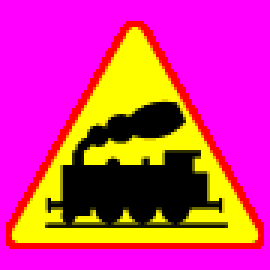
#> input picture ai/sign-classificators/nn/datasets/warning/preproc/A-10_0.png, 90 x 90 px (shown 3 times larger)
$ python -i dataset_prepare.py   (imports and definitions only)
#> lines starting #> are read from the running program, lines starting #| are printed output that depends on the picture; after the words box and inside, x2 and y2 are one past the last pixel; in counts of white or black regions, pixels touching at a corner belong together
### ai/sign-classificators/img_scripts/crop_image.py
import cv2
import sys
import os
import numpy as np
from scipy.stats import circmean, circstd
from matplotlib import pyplot as plt
from numpy import uint8


BLACK_THRESHOLD_VALUE = 76
WHITE_THRESHOLD_VALUE_MIN = 140
WHITE_THRESHOLD_SATURATION_MAX = 30

COLORFUL_PIXELS_REQUIRED = 1000

HUE_MARGIN = 10
SATURATION_MARGIN_MIN = 50
VALUE_MARGIN_MIN = 50

HUE_MAX_THRESHOLD = 179

HUE_STD_MAX = 10
SATURATION_STD_MAX = 45
VALUE_STD_MAX = 45


# [10 lines left out: functions readImageAsRGB, readImageAsHSV, not called in this run]


def getParametersFromImage(HSV_image):
    y_size = np.shape(HSV_image)[0]
    x_size = np.shape(HSV_image)[1]
    return (x_size, y_size)


def getMeanHSV(HSV_list):
    hue_list = []
    saturation_sum = 0
    value_sum = 0
    for hsv in HSV_list:
        hue_list.append(hsv[0])
        saturation_sum += hsv[1]
        value_sum += hsv[2]
    hue_mean = circmean(hue_list, high=HUE_MAX_THRESHOLD+1)
    saturation_mean = saturation_sum / len(HSV_list)
    value_mean = value_sum / len(HSV_list)
    return (hue_mean, saturation_mean, value_mean)


def getStdHSV(HSV_list):
    hue_list = []
    saturation_list = []
    value_list = []
    for hsv in HSV_list:
        hue_list.append(hsv[0])
        saturation_list.append(hsv[1])
        value_list.append(hsv[2])
    hue_std = circstd(hue_list, high=HUE_MAX_THRESHOLD+1)
    saturation_std = np.std(saturation_list)
    value_std = np.std(value_list)
    return (hue_std, saturation_std, value_std)


def findMainColor(HSV_image):
    image_size = getParametersFromImage(HSV_image)
    x_middle_px = image_size[0] // 2
    y_middle_px = image_size[1] // 2
    counter = 0
    distance = 0
    hsv_list = []
    # collect colorful(non-black and non-white) pixels starting from center
    # procedure iterates through wider and wider squares until a certain amount is collected
    while (counter < COLORFUL_PIXELS_REQUIRED):
        for i in range(y_middle_px - distance, y_middle_px + distance + 1):
            for j in range(y_middle_px - distance, y_middle_px + distance + 1):
                if isEdge(i, j, y_middle_px, distance) and isColorful(HSV_image[i][j]):
                    counter += 1
                    hsv_list.append(HSV_image[i][j])
        distance += 1

    # [11 lines of commented-out code are left out]

    return getMeanHSV(hsv_list)


def isEdge(x, y, middle, distance):
    # return
    #     (x == middle[0] - distance and y <= middle[1] + distance and y > middle[1] - distance) or
    #     (x == middle[0] + distance and y < middle[1] + distance and y >= middle[1] - distance) or
    #     (y == middle[1] - distance and x < middle[0] + distance and x >= middle[0] - distance) or
    #     (y == middle[1] + distance and x <= middle[0] + distance and x > middle[0] - distance)
    return x == middle - distance or y == middle - distance or x == middle + distance or y == middle + distance


def isColorful(HSV_value):
    return not isBlack(HSV_value) and not isWhite(HSV_value)


def isBlack(HSV_value):
    return HSV_value[2] < BLACK_THRESHOLD_VALUE


def isWhite(HSV_value):
    return HSV_value[2] > WHITE_THRESHOLD_VALUE_MIN and HSV_value[1] < WHITE_THRESHOLD_SATURATION_MAX


def getHSVimageValuesFromMask(HSV_image, BIN_mask):
    HSV_list = []
    print(np.shape(HSV_image))
    for i in range(np.shape(HSV_image)[0]):
        for j in range(np.shape(HSV_image)[1]):
            if BIN_mask[i][j]:
                HSV_list.append(HSV_image[i][j])
    return HSV_list


def applyMask(img, mask):
    return cv2.bitwise_and(img, img, mask=mask)


def getInsideMask(HSV_image, HSV_mean):
    """
    Funkcja zwracająca maskę obejmującą środek znaku bez obramówki
    """
    lower_hue = HSV_mean[0] - HUE_MARGIN
    if lower_hue < 0:
        lower_hue += HUE_MAX_THRESHOLD
    if lower_hue > HUE_MAX_THRESHOLD:
        lower_hue -= HUE_MAX_THRESHOLD

    upper_hue = HSV_mean[0] + HUE_MARGIN
    if upper_hue < 0:
        upper_hue += HUE_MAX_THRESHOLD
    if upper_hue > HUE_MAX_THRESHOLD:
        upper_hue -= HUE_MAX_THRESHOLD

    lowerBound = (
        lower_hue, HSV_mean[1] - SATURATION_MARGIN_MIN, HSV_mean[2] - VALUE_MARGIN_MIN)
    upperBound = (upper_hue, 255, 255)

    if lowerBound[0] > upperBound[0]:
        mask1 = cv2.inRange(HSV_image, lowerb=(
            0, lowerBound[1], lowerBound[2]), upperb=upperBound)
        mask2 = cv2.inRange(HSV_image, lowerb=lowerBound, upperb=(
            HUE_MAX_THRESHOLD, upperBound[1], upperBound[2]))
        mask = mask1 | mask2
    else:
        mask = cv2.inRange(HSV_image, lowerb=lowerBound, upperb=upperBound)

    temp = cv2.findContours(mask, cv2.RETR_EXTERNAL, cv2.CHAIN_APPROX_NONE)
    contours = temp[-2]
    cv2.drawContours(mask, contours, contourIdx=-1,
                     color=(255, 255, 255), thickness=-1)

    return mask


def getBorderMask(inside_mask, contour_width):
    """
    Funkcja zwracająca maskę zawierającą obramówkę znaku
    """
    mask_contour = np.zeros(
        (np.shape(inside_mask)[0], np.shape(inside_mask)[1]))
    contours, hierarchy = cv2.findContours(
        inside_mask, cv2.RETR_EXTERNAL, cv2.CHAIN_APPROX_SIMPLE)
    cv2.drawContours(mask_contour, contours, -1,
                     (255, 255, 255), contour_width*2)
    mask_contour = np.array(mask_contour, dtype=uint8)
    return mask_contour - cv2.bitwise_and(mask_contour, inside_mask)


def getFinalMask(HSV_image, inside_mask):
    """
    Funkcja zwracająca maskę zawierającą wnętrze znaku wraz z obramówką
    """
    contour_px_iterator = 1
    hue_std = 0
    saturation_std = 0
    value_std = 0
    mask = inside_mask
    while (hue_std < HUE_STD_MAX and saturation_std < SATURATION_STD_MAX and value_std < VALUE_STD_MAX):
        mask_border = getBorderMask(mask, contour_px_iterator)
        mask_border_hsv_list = getHSVimageValuesFromMask(
            HSV_image, mask_border)
        hue_std = getStdHSV(mask_border_hsv_list)[0]
        saturation_std = getStdHSV(mask_border_hsv_list)[1]
        value_std = getStdHSV(mask_border_hsv_list)[2]
        if (hue_std < HUE_STD_MAX and saturation_std < SATURATION_STD_MAX and value_std < VALUE_STD_MAX):
            mask += mask_border
    return mask


# [37 lines left out: functions getFinalMaskFromImage, getSignWithoutBordersFromImage, getSignFromImage, getFinalMaskFromBGRImage, not called in this run]


# [29 lines that do not run on import are left out]


# plt.imshow(getSignFromImage("./znaki/A-2.png"))
# plt.savefig("test.jpg")

### ai/sign-classificators/img_scripts/dataset_prepare.py
import cv2
from crop_image import findMainColor
from crop_image import getInsideMask
from crop_image import getFinalMask
import numpy as np

import sys
import os

import re

from nnpaths import SignsNeuralNetworkPathBuilers

def createSameSizeBackground(imageTensor, color):
    backgroundImage = createSingleColoredImage(imageTensor.shape[1], imageTensor.shape[0], color)
    return backgroundImage

def createSingleColoredImage(width, height, color):
    colorMapKernel = np.array([[color]], np.uint8)
    colorImage = colorMapKernel.repeat(height, 0).repeat(width, 1)
    return colorImage

def combineImages(backgroundImage, foregroundImage, foregroundMask):
    maskedForeground = cv2.bitwise_and(foregroundImage, foregroundImage, mask=foregroundMask)

    backgroundMask = cv2.bitwise_not(foregroundMask)

    maskedBackground = cv2.bitwise_and(backgroundImage, backgroundImage, mask=backgroundMask)

    combinedImages = np.add(maskedBackground, maskedForeground)
    return combinedImages

def applyColorBackground(image, mask, color):
    colorBackground = createSameSizeBackground(image, color)
    imageWithBackground = combineImages(colorBackground, image, mask)
    return imageWithBackground
def applyMagentaBackground(image, mask):
    magentaColor = [255, 0, 255]
    imageWithMagentaBackground = applyColorBackground(image, mask, magentaColor)
    return imageWithMagentaBackground

def thresholdWithMagentaBackground(BGR_image):
    HSV_image = cv2.cvtColor(BGR_image, cv2.COLOR_BGR2HSV)
    HSV_mean = findMainColor(HSV_image)
    inside_mask = getInsideMask(HSV_image, HSV_mean)
    mask = getFinalMask(HSV_image, inside_mask)
    signWithMagendaBakcground = applyMagentaBackground(BGR_image, mask)
    return signWithMagendaBakcground

# [11 lines left out: function preprocessSignImage, not called in this run]
class RawDatasetDirDoesNotExistError(Exception):
    pass

# [27 lines left out: function preprocessSigns, not called in this run]

class PreprocessSignsResult:
    def __init__(self, outputDirPath, preprocessedSignFilenames):
        self.outputDirPath = outputDirPath
        self.preprocessedSignFilenames = preprocessedSignFilenames
# [7 lines left out: function preprocessSignsForNN, not called in this run]

# [16 lines not run here, left out]

>>> import cv2
>>> picture = cv2.imread('../nn/datasets/warning/preproc/A-10_0.png')
#> picture is the input picture: shape (90, 90, 3); mean B, G, R 134.4, 58.3, 212.5
>>> result = thresholdWithMagentaBackground(picture)
#> in thresholdWithMagentaBackground, `HSV_image = cv2.cvtColor(BGR_image, cv2.COLOR_BGR2HSV)`: HSV_image: shape (90, 90, 3); mean H, S, V 86.7, 219.4, 212.5
#> in findMainColor, `image_size = getParametersFromImage(HSV_image)`: image_size = (90, 90)
#> in findMainColor, `x_middle_px = image_size[0] // 2`: x_middle_px = 45
#> after the loop in findMainColor, `while (counter < COLORFUL_PIXELS_REQUIRED):`: counter = 1087; distance = 23; hsv_list = 1087 items, first 6: [30, 255, 109], [30, 255, 158], [30, 255, 255], [30, 255, 255], [30, 255, 255], [30, 255, 158]
#> the loop in getMeanHSV, `for hsv in HSV_list:` made 1087 passes
#> (hsv, saturation_sum, value_sum) on passes 1 to 3: ([30, 255, 109], 255, 109), ([30, 255, 158], 510, 267), ([30, 255, 255], 765, 522)
#> after the loop in getMeanHSV, `for hsv in HSV_list:`: hue_list = 1087 values, max 150 at index 539, min 0 at index 402, mean 44.59; saturation_sum = 277055; value_sum = 269215
#> in getMeanHSV, `hue_mean = circmean(hue_list, high=HUE_MAX_THRESHOLD+1)`: hue_mean = 20.98
#> in getMeanHSV, `saturation_mean = saturation_sum / len(HSV_list)`: saturation_mean = 254.9
#> in getMeanHSV, `value_mean = value_sum / len(HSV_list)`: value_mean = 247.7
#> in thresholdWithMagentaBackground, `HSV_mean = findMainColor(HSV_image)`: HSV_mean = (20.98, 254.9, 247.7)
#> in getInsideMask, `lower_hue = HSV_mean[0] - HUE_MARGIN`: lower_hue = 10.98
#> in getInsideMask, `upper_hue = HSV_mean[0] + HUE_MARGIN`: upper_hue = 30.98
#> in getInsideMask, `lowerBound = ( lower_hue, HSV_mean[1] - SATURATION_MARGIN_MIN, HSV_mea..`: lowerBound = (10.98, 204.9, 197.7)
#> in getInsideMask, `upperBound = (upper_hue, 255, 255)`: upperBound = (30.98, 255, 255)
#> in getInsideMask, `mask = cv2.inRange(HSV_image, lowerb=lowerBound, upperb=upperBound)`:
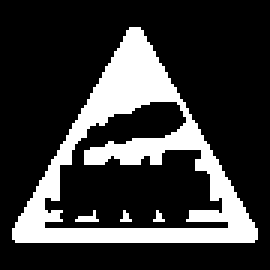
#> mask: shape (90, 90) (shown 3 times larger); 22.2% white; 4 white regions (3 under 20 px)
#> in getInsideMask, `temp = cv2.findContours(mask, cv2.RETR_EXTERNAL, cv2.CHAIN_APPROX_NONE)`: temp = 1 contour; box (x1, y1, x2, y2) and area: (4, 9, 86, 81) 3128
#> in getInsideMask, `contours = temp[-2]`: contours has the same summary as temp
#> in getInsideMask, `cv2.drawContours(mask, contours, contourIdx=-1, color=(255, 255, 255),..`:
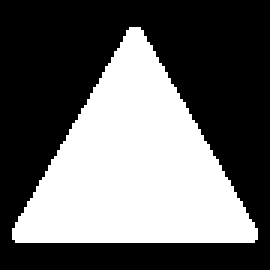
#> mask: shape (90, 90) (shown 3 times larger); 40% white; 1 white region, box (x1, y1, x2, y2) and area: (4, 9, 86, 81) 3241
#> the loop in getFinalMask, `while (hue_std < HUE_STD_MAX and saturation_std < SATURATION_STD_MAX a..` made 32 passes
#> value_std on passes 1 to 12: 0, 0, 0, 0, 0, 0, 0, 0, 0, 0, 0, 0
#> (mask_border_hsv_list, value_std) on pass 31: ([[150, 255, 255], [150, 255, 255]], 0)
#> pass 1, in getBorderMask, `mask_contour = np.array(mask_contour, dtype=uint8)`:
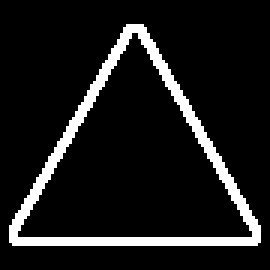
#> mask_contour: shape (90, 90) (shown 3 times larger); 10.3% white; 1 white region, box (x1, y1, x2, y2) and area: (3, 8, 87, 82) 832
#> pass 1, in getFinalMask, `mask_border = getBorderMask(mask, contour_px_iterator)`:
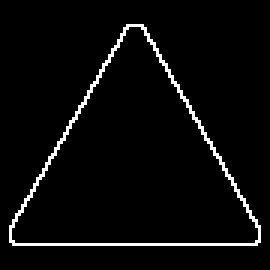
#> mask_border: shape (90, 90) (shown 3 times larger); 3.9% white in thin lines or dots, all inside (x1, y1, x2, y2) = (3, 8, 87, 82)
#> pass 1, in getFinalMask, `mask += mask_border`:
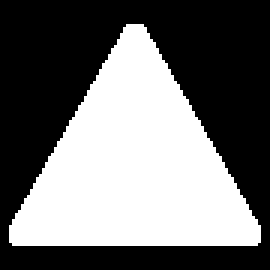
#> mask: shape (90, 90) (shown 3 times larger); 43.9% white; 1 white region, box (x1, y1, x2, y2) and area: (3, 8, 87, 82) 3553
#> pass 2, in getBorderMask (call 2), `mask_contour = np.array(mask_contour, dtype=uint8)`:
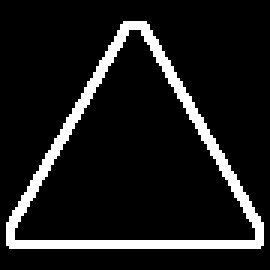
#> mask_contour: shape (90, 90) (shown 3 times larger); 10.6% white; 1 white region, box (x1, y1, x2, y2) and area: (2, 7, 88, 83) 856
#> after the loop in getFinalMask, `while (hue_std < HUE_STD_MAX and saturation_std < SATURATION_STD_MAX a..`: mask: shape (90, 90); every value is 255
#> in applyColorBackground, `colorBackground = createSameSizeBackground(image, color)`:
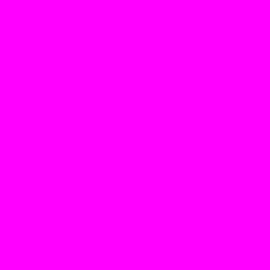
#> colorBackground: shape (90, 90, 3) (shown 3 times larger); mean B, G, R 255, 0, 255
#> in combineImages, `backgroundMask = cv2.bitwise_not(foregroundMask)`: backgroundMask: shape (90, 90); every value is 0
#> in combineImages, `maskedBackground = cv2.bitwise_and(backgroundImage, backgroundImage, m..`: maskedBackground: shape (90, 90, 3); every value is 0
